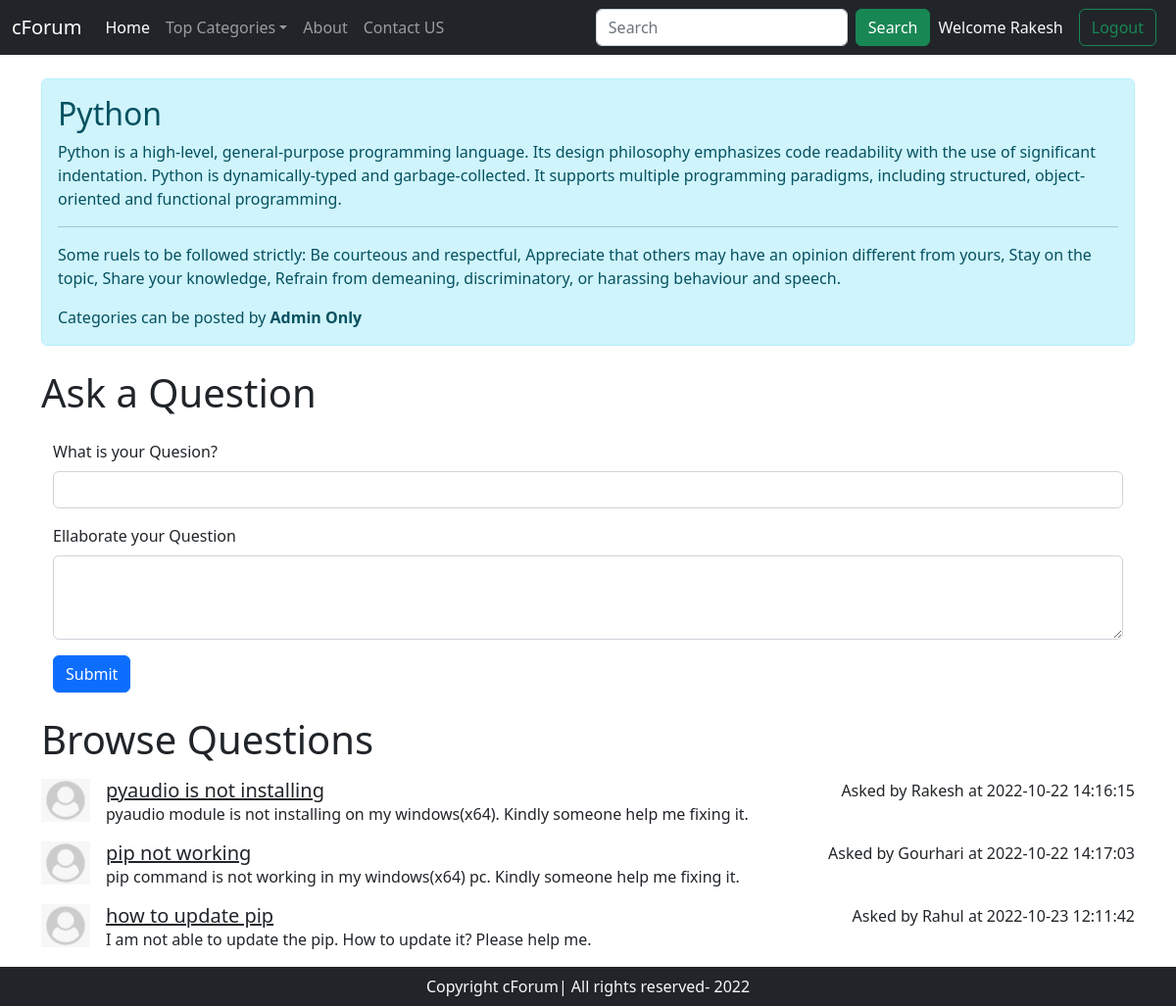
The page /threadlist.php?catid=1 (signed in) on the database its author committed.
### tables this page shows
CREATE TABLE `category` (
  `cat_id` int(8) NOT NULL,
  `cat_title` varchar(30) NOT NULL,
  `cat_description` text NOT NULL,
  `date` datetime NOT NULL DEFAULT current_timestamp()
);

CREATE TABLE `thread` (
  `thread_id` int(8) NOT NULL,
  `thread_title` varchar(30) NOT NULL,
  `thread_description` text NOT NULL,
  `cat_id` int(8) NOT NULL,
  `user_id` int(8) NOT NULL,
  `date` datetime NOT NULL DEFAULT current_timestamp()
);

CREATE TABLE `users` (
  `user_id` int(8) NOT NULL,
  `username` varchar(30) NOT NULL,
  `password` varchar(255) NOT NULL,
  `date` datetime NOT NULL DEFAULT current_timestamp()
);

### threadlist.php (the view, shortened to what this page needs)
<!doctype html>
<html lang="en">
<head>
    <link href="https://cdn.jsdelivr.net/npm/bootstrap@5.2.2/dist/css/bootstrap.min.css" rel="stylesheet"
>
</head>
<body>
    <?php include "partials/_header.php";
            if(isset($_GET["catid"])){
                $id=$_GET["catid"];
            }
        ?>
    <div class="container my-4">
        <?php
            if(isset($_GET["catid"])){
                $id=$_GET["catid"];
                $sql="SELECT * FROM `category` WHERE `cat_id`=$id;";
                $result=mysqli_query($conn, $sql);
                $row=mysqli_fetch_assoc($result);
                echo '
                    <div class="alert alert-info" role="alert">
                        <h2 class="alert-heading">'.$row['cat_title'].'</h2>
                        <p>'.$row["cat_description"].'</p>
                        <hr>
                        <p class="mb-0">Some ruels to be followed strictly: Be courteous and respectful,
                            Appreciate that others may have an opinion different from yours,
                            Stay on  the topic,
                            Share your knowledge,
                            Refrain from demeaning, discriminatory, or harassing behaviour and speech.</p>
                        <div class="mt-3">Categories can be posted by <b>Admin Only</b></div>
                    </div>
                ';
            }
        ?>
    </div>
    <div class="container my-4">
        <h1>Ask a Question</h1>
        <?php
            if(isset($_SESSION["loggedin"]) && $_SESSION["loggedin"]==true){
                echo '<div class="container my-4">
                        <form method="post">
                            <div class="mb-3">
                                <label for="question" class="form-label">What is your Quesion? </label>
                                <input type="text" class="form-control" id="threadtitle" name="threadtitle" aria-describedby="emailHelp">
                            </div>
                            <div class="mb-3">
                                <label for="threaddesc" class="form-label">Ellaborate your Question</label>
                                <textarea class="form-control" id="threaddesc" name="threaddesc" rows="3"></textarea>
                            </div>
                            <button type="submit" class="btn btn-primary">Submit</button>
                        </form>
                    </div>';
            }
            else{
                echo '<p>You have to Login to ask a question</p>';
            }
        ?>
    </div>
    <div class="container">
        <h1>Browse Questions</h1>
        <?php
            $sql="SELECT * FROM `thread` where `cat_id`='$id'";
            $result=mysqli_query($conn, $sql);
            while($row=mysqli_fetch_assoc($result)){
                $thread_id=$row["thread_id"];
                $thread_time=$row["date"];
                $thread_user_id=$row['user_id'];
                $sql2="SELECT * FROM `users` where `user_id`='$thread_user_id'";
                $result2=mysqli_query($conn, $sql2);
                $row2=mysqli_fetch_assoc($result2);
                $thread_user_name=$row2["username"];
                echo '
                <div class="d-flex my-3">
                    <div class="flex-shrink-0">
                        <img src="/forum/images/userImage.png" width="50px" alt="...">
                    </div>
                    <div class="flex-grow-1 ms-3">
                        <h5 class="my-0"><a class="text-dark" href="/forum/threads.php?threadid='.$thread_id.'">'.$row["thread_title"].'</a></h5>
                        '.$row["thread_description"].'
                    </div>
                    <p>Asked by '.$thread_user_name.' at '.$thread_time.'</p>
                </div>
                ';
            }
        ?>
    </div>
    <?php include "partials/_footer.php"; ?>
</body>
</html>

### rows shown on the page
category: cat_title "Python", cat_description "Python is a high-level, general-purpose programming language. Its design philosophy emphasizes code readability with the use of significant indentation. Python is dynamically-typed and garbage-collected. It supports multiple programming paradigms, including structured, object-oriented and functional programming."
thread: thread_title "pyaudio is not installing", thread_description "pyaudio module is not installing on my windows(x64). Kindly someone help me fixing it.", user.username "Rakesh", date "2022-10-22 14:16:15"
thread: thread_title "pip not working", thread_description "pip command is not working in my windows(x64) pc. Kindly someone help me fixing it.", user.username "Gourhari", date "2022-10-22 14:17:03"
thread: thread_title "how to update pip", thread_description "I am not able to update the pip. How to update it? Please help me.", user.username "Rahul", date "2022-10-23 12:11:42"

### other values the page prints
$_SESSION["username"] "Rakesh"
